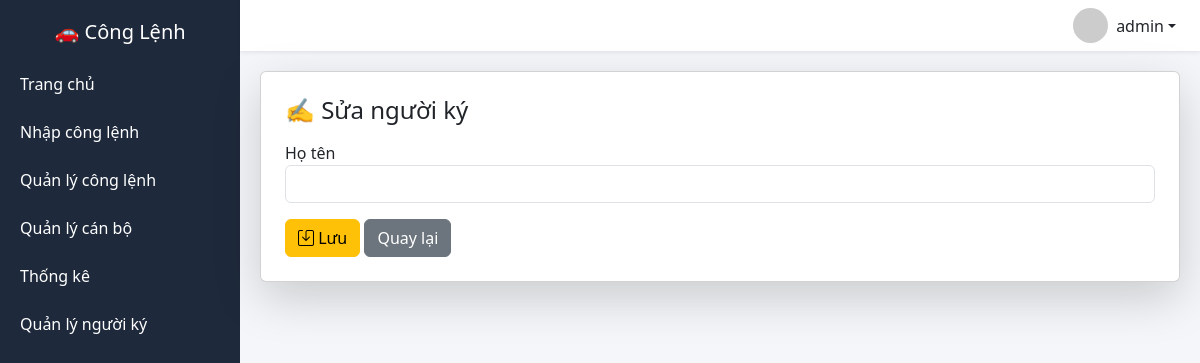
Page /sua_nguoiky/5 (signed in) on the earlier database version.
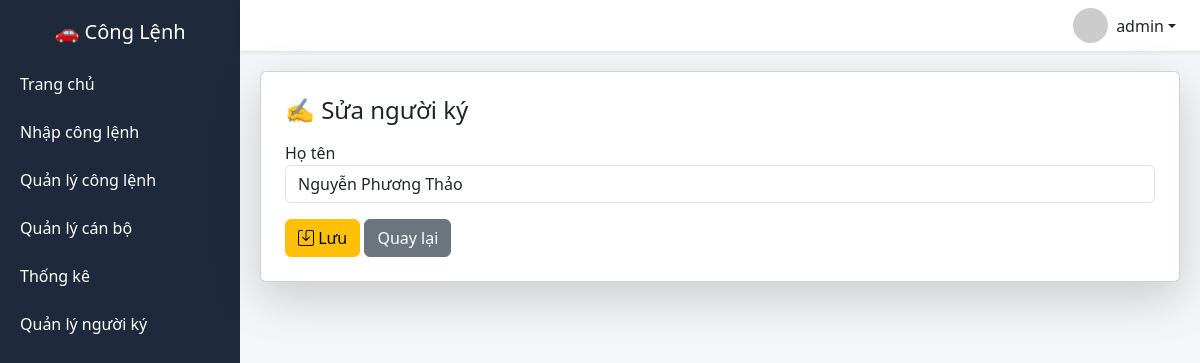
Same page on the later database version.
### tables this page shows
CREATE TABLE nguoiky(
        id INTEGER PRIMARY KEY AUTOINCREMENT,
        ho_ten TEXT
    );

### app.py (the view)
@app.route("/sua_nguoiky/<int:id>", methods=["GET","POST"])
def sua_nguoiky(id):
    if not login_required():
        return redirect("/login")
    if not check_role(["admin","user"]):
        return "Không có quyền!"
    conn = sqlite3.connect(DB)
    conn.row_factory = sqlite3.Row
    c = conn.cursor()
    if request.method == "POST":
        ho_ten = request.form["ho_ten"]
        c.execute("UPDATE nguoiky SET ho_ten=? WHERE id=?", (ho_ten,id))
        conn.commit()
        conn.close()
        return redirect("/quanly_nguoiky")
    c.execute("SELECT * FROM nguoiky WHERE id=?", (id,))
    row = c.fetchone()
    conn.close()
    return render_template("sua_nguoiky.html", row=row)

### app.py (called while the page is built)
def login_required():
    return "user" in session

def check_role(roles):
    return session.get("role") in roles

@app.before_request
def require_login():
    allowed_routes = [
        "login",
        "static",
        "api_nguoidicongtac",
        "api_nguoiky"
    ]
    if request.endpoint is None:
        return
    if request.endpoint not in allowed_routes and "user" not in session:
        return redirect("/login")

### templates/sua_nguoiky.html
{% extends "layout.html" %}
{% block content %}
<div class="card shadow-lg p-4">
<h4 class="mb-3">✍️ Sửa người ký</h4>
<form method="post">
<div class="mb-3">
<label>Họ tên</label>
<input name="ho_ten" value="{{ row.ho_ten }}" class="form-control" required>
</div>
<button class="btn btn-warning">
<i class="bi bi-save"></i> Lưu
</button>
<a href="/quanly_nguoiky" class="btn btn-secondary">Quay lại</a>
</form>
</div>
{% endblock %}

Differences in the rows shown:
added nguoiky: ho_ten "Nguyễn Phương Thảo"
